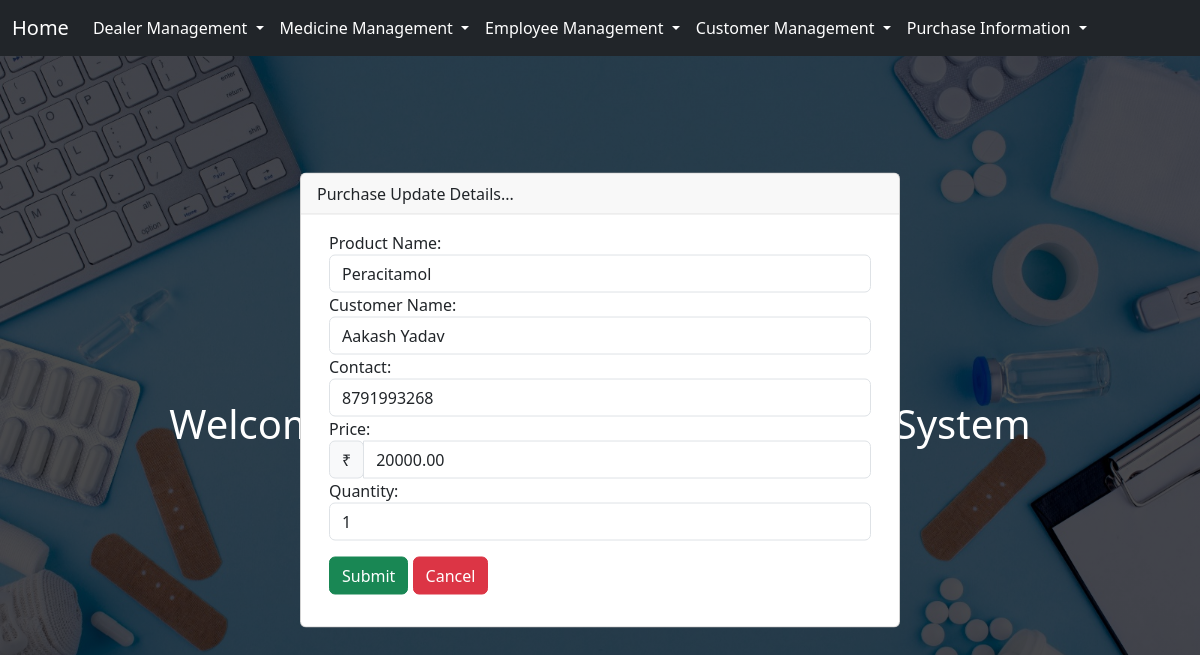
The app's page /1/purchase_update with its own data.
### core/models.py (models this page shows, shortened)
class Purchase(models.Model):
    product_name = models.CharField(max_length=20)
    purchase_customer_name = models.ForeignKey(Customer,on_delete=models.CASCADE)
    purchase_contact = models.IntegerField()
    purchase_price = models.DecimalField(max_digits=10, decimal_places=2)
    purchase_quantity = models.PositiveIntegerField()
    class Meta:
        ordering = ['product_name']

### core/views.py (the view)
# urls.py: path('<int:id>/purchase_update',views.purchase_update,name="purchase_update"),
def purchase_update(request, id):
    customers = Customer.objects.all()
    customers_first = Customer.objects.first()
    queryset = Purchase.objects.get(id=id)
    if request.method == "POST":
        data = request.POST
        product_name = data.get('product_name')
        purchase_customer_id = data.get('purchase_customer_name')
        purchase_contact = data.get('purchase_contact')
        purchase_price = data.get('purchase_price')
        purchase_quantity = data.get('purchase_quantity')
        purchase_customer = get_object_or_404(Customer, id=purchase_customer_id)
        queryset.product_name = product_name
        queryset.purchase_customer_name = purchase_customer
        queryset.purchase_contact = purchase_contact
        queryset.purchase_price = purchase_price
        queryset.purchase_quantity = purchase_quantity
        queryset.save()
        return redirect('home')
    else:
        context = {'queryset': queryset, 'customer': customers, 'customers_first': customers_first}
        return render(request, 'core/updatepurchase.html', context)

### core/templates/core/updatepurchase.html (shortened to what this page needs)
{% extends "base.html" %}
{% load static %}
{% block style %}
<link rel="stylesheet" href="{% static 'core/css/updatedealer.css' %}">
{% endblock style %}
{% block onload %}
onload="$('#exampleModalCenter').modal('show')"
{% endblock onload %}
{% block purchase %}
<div class="card-container">
    <div class="card">
        <div class="card-header d-flex justify-content-between">
            <p class="d-flex align-items-center">Purchase Update Details...</p>
        </div>
        <div class="container main_container">
            <div class="card-body">
                <form class="row" id="card-form" method="POST">
                    <div class="form-group">
                        <label for="product_name">Product Name:</label>
                        <input type="text" class="form-control" name="product_name" value="{{queryset.product_name}}" required>
                    </div>
                    <div class="form-group ">
                        <label for="purchase_customer_name">Customer Name:</label>
                        <select class="form-control" name="purchase_customer_name" required>
                            {% for customer in customer %}
                                <option value="{{ customer.id }}" {% if customers_first and customer.id == customers_first.id %}selected{% endif %}>
                                    {{ customer.customer_first_name }} {{ customer.customer_last_name }}
                                </option>
                            {% endfor %}
                        </select>
                    </div>
                    <div class="form-group">
                        <label for="purchase_contact">Contact:</label>
                        <input type="number" class="form-control" value="{{queryset.purchase_contact}}" name="purchase_contact" required>
                    </div>
                    <div class="form-group">
                        <label for="purchase_price">Price:</label>
                        <div class="input-group">
                            <div class="input-group-prepend">
                                <span class="input-group-text">₹</span>
                            </div>
                            <input type="text" class="form-control" value="{{queryset.purchase_price}}" id="purchase_price" name="purchase_price" value="{{ request.POST.purchase_price|default_if_none:'' }}">
                        </div>
                    </div>
                    <div class="form-group">
                        <label for="purchase_quantity">Quantity:</label>
                        <input type="number" class="form-control" value="{{queryset.purchase_quantity}}" name="purchase_quantity" required>
                    </div>
                    <div class="col-12 my-3">
                        <button type="submit" class="btn btn-success">Submit</button>
                        <a href="{% url 'home' %}" class="btn btn-danger">Cancel</a>
                    </div>
                </form>
            </div>
        </div>
    </div>
</div>
{% endblock purchase %}

### static/core/css/updatedealer.css (style rules this page uses)
body, html { margin: 0; padding: 0; height: 100%; width: 100%; }
a { cursor: pointer; }
.card-container { width: 90%; position: fixed; top: 50%; left: 50%; transform: translate(-50%, -50%); max-width: 50%; z-index: 1050; animation: slide-down 0.5s ease-out; }
.card-header p { margin: 0; }

### templates/base.html (style rules this page uses)
a { text-decoration: none; color: black; }

### records on screen
Purchase: product_name "Peracitamol", purchase_contact "8791993268", purchase_price "20000.00", purchase_quantity "1"

### other values on screen
form field purchase_customer_name "Aakash Yadav"
